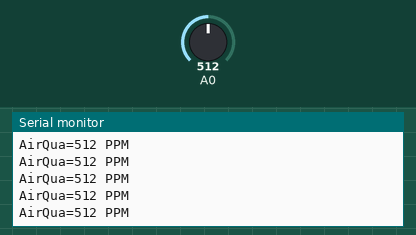
Bench run of a sketch on a simulated Arduino Uno, built with avr-gcc and run on an emulated ATmega328P. Shown: the last lines printed to the serial monitor. The test bench sets the inputs (shaded band); at power-on: A0 = 512.

Above: at 1.2 s.
1.3 s: A0 set to 716
At 1.31 s:
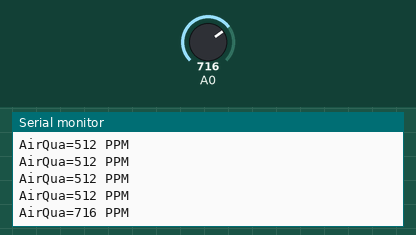
2.8 s: A0 set to 900
At 2.82 s:
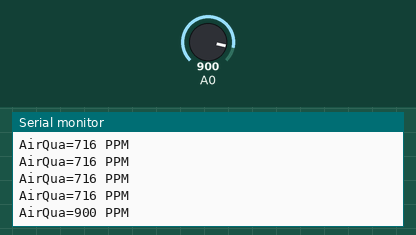
Timing chart, 0 to 5.8 s (numbered marks = the images above; inputs shaded):
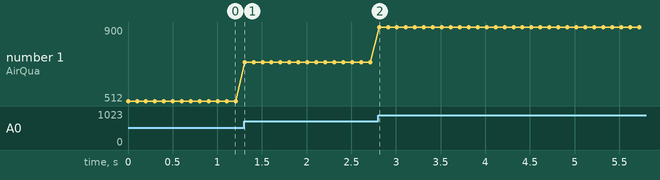

Measured:
- after the input at 1.3 s, the serial monitor: prints a new line at once (image 1)
- after the input at 2.8 s, the serial monitor: prints a new line at once (image 2)
- plotted number 1: 512 → 716 after the input at 1.3 s, 716 → 900 after the input at 2.8 s

The sketch:

MQ135sensor.ino
```cpp
#include <LiquidCrystal.h>
int sensorValue;
void setup(){
Serial.begin(9600);                            // sets the serial port to 9600
 }
void loop(){sensorValue = analogRead(0);       // read analog input pin 0
Serial.print("AirQua=");
Serial.print(sensorValue, DEC);               // prints the value read
Serial.println(" PPM");
delay(100);                                   // wait 100ms for next reading
}
```
